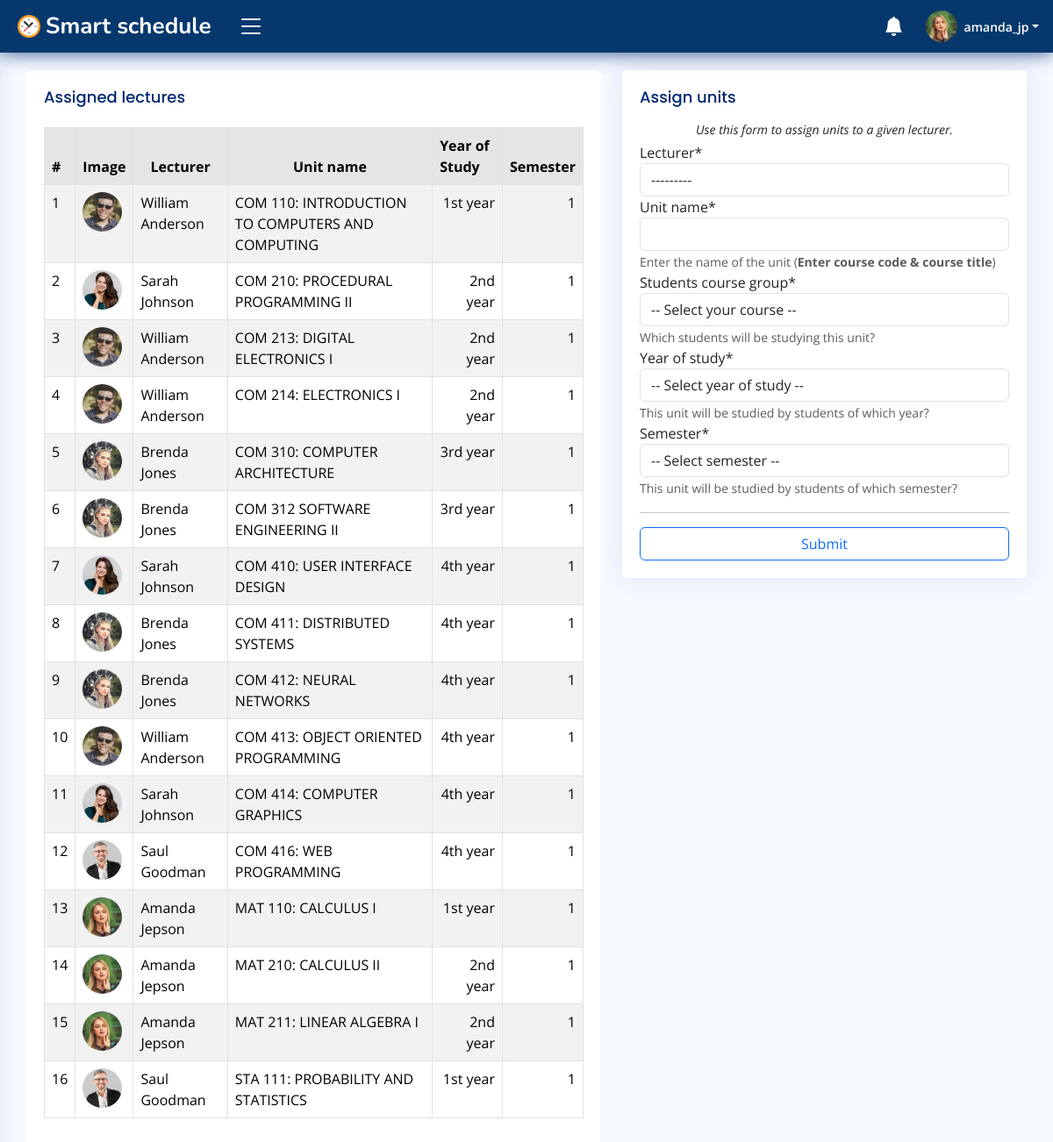
Screenshot of /campus/u/units/f667986cef464bc4a4553d79cf7ad0/book/ (signed in) with the database file from the repository.
### accounts/models.py (models this page shows, shortened)
class User(AbstractUser):
    id = models.CharField(max_length=30, primary_key=True, unique=True, editable=False)
    first_name = models.CharField(max_length=15, blank=False)
    last_name = models.CharField(max_length=15, blank=False)
    email = models.EmailField(unique=True)
    gender = models.CharField(max_length=7, blank=False)
    dob = models.DateField(null=True, blank=False, db_column='Date of Birth')
    age = models.PositiveIntegerField(default=0, editable=False)
    mobile_no = PhoneNumberField()
    profile_pic = models.ImageField(upload_to='Users/imgs/dps/', default='default.png')
    is_student = models.BooleanField(default=False)
    date_updated = models.DateTimeField(auto_now=True)
    REQUIRED_FIELDS = ['username']
    USERNAME_FIELD = 'email'
    def __str__(self) -> str:
        return self.username
    class Meta:
        ordering = ['username', 'first_name', 'last_name']

class Faculty(models.Model):
    id = models.CharField(max_length=30, primary_key=True, unique=True, editable=False)
    staff = models.OneToOneField(User, on_delete=models.CASCADE, editable=False)
    school = models.CharField(max_length=70, blank=False)
    department = models.CharField(max_length=40, blank=False)
    position = models.CharField(max_length=20, blank=False)
    date_created = models.DateTimeField(auto_now_add=True)
    date_updated = models.DateTimeField(auto_now=True)
    def __str__(self) -> str:
        return f'{self.staff}'
    class Meta:
        ordering = ['staff', 'school']
        verbose_name_plural = 'Faculty records'

### campus/models.py (models this page shows, shortened)
class BookedUnit(models.Model):
    id = models.CharField(max_length=30, primary_key=True, unique=True, editable=False)
    lecturer = models.ForeignKey(Faculty, on_delete=models.CASCADE)
    students_course = models.CharField(max_length=50, blank=False)
    course_name = models.CharField(max_length=80, blank=False)
    year_of_study = models.CharField(max_length=10, blank=False)
    semester = models.CharField(max_length=1, blank=False)
    booking_date = models.DateTimeField(auto_now_add=True)
    date_updated = models.DateTimeField(auto_now=True)
    class Meta:
        ordering = ['course_name', 'lecturer']
        verbose_name_plural = 'Booked units'

### campus/views.py (the view, shortened to what this page needs)
# urls.py: path('units/<str:staff_id>/book/', views.AssignUnitsforLecturersView.as_view(), name='assign_units'),
@method_decorator(login_required(login_url='login'), name='get')
@method_decorator(user_passes_test(lambda user: (user.is_staff is False or user.is_superuser is False) and user.is_student is False), name='get')
class AssignUnitsforLecturersView(View):
    form_class = LecturerUnitsBookingForm
    template_name = 'dashboard/faculty/book-units.html'
    def get(self, request, staff_id, *args, **kwargs):
        booked_units_QS = BookedUnit.objects.filter(lecturer__department=request.user.faculty.department)
        form = self.form_class()
        context = {
            'LecturersUnitsBookingForm': form,
            'booked_units': booked_units_QS
        }
        return render(request, self.template_name, context)

### campus/templates/dashboard/faculty/book-units.html (shortened to what this page needs)
{% extends 'dashboard/faculty/base.html' %}{% block title %}Assign units{% endblock %}
    {% load crispy_forms_tags %}
    {% block content %}
    <main id="main" class="main">
        <section class="section profile">
            <div class="row">
                <div class="col-xl-7 col-lg-7">
                    <div class="table-responsive">
                        <div class="card">
                            <div class="card-body">
                                <h5 class="card-title">Assigned lectures</h5>
                                <table class="table table-bordered table-striped">
                                    <thead>
                                        <tr class="table-active">
                                            <th>#</th>
                                            <th>Image</th>
                                            <th class="text-center">Lecturer</th>
                                            <th class="text-center">Unit name</th>
                                            <th>Year of Study</th>
                                            <th>Semester</th>
                                        </tr>
                                    </thead>
                                    <tbody>
                                        {% for unit in booked_units %}
                                        <tr>
                                            <td>{{ forloop.counter }}</td>
                                            <td><img class="rounded-circle" src="{{ unit.lecturer.staff.profile_pic.url }}" height="45px" width="45px" alt="dp"></td>
                                            <td>{{ unit.lecturer.staff.first_name|title }} {{ unit.lecturer.staff.last_name|title }}</td>
                                            <td>{{ unit.course_name }}</td>
                                            <td class="text-end">{{ unit.year_of_study }}</td>
                                            <td class="text-end">{{ unit.semester }}</td>
                                        </tr>
                                        {% endfor %}
                                    </tbody>
                                </table>
                            </div>
                        </div>
                    </div>
                </div>
                <div class="class col-xl-5 col-lg-5">
                    <div class="card">
                        <div class="card-body">
                            <h5 class="card-title mb-0">Assign units</h5>
                            <p class="small fst-italic text-center mt-0 mb-1">
                                Use this form to assign units to a given lecturer.
                            </p>
                            <form action="" method="post">
                                <div class="row">
                                    <div class="col-md-12">
                                        {{ LecturersUnitsBookingForm|crispy }}<hr>
                                    </div>
                                    <div class="d-grid gap-2">
                                        <button class="btn btn-outline-primary" type="submit">Submit</button>
                                    </div>
                                </div>
                            </form>
                        </div>
                    </div>
                </div>
            </div>
        </section>
    </main>
    {% endblock %}

### campus/templates/dashboard/faculty/base.html (shortened to what this page needs)
{% load static %}
<!DOCTYPE html>
<html lang="en">
<head>
    <link href="https://cdn.jsdelivr.net/npm/bootstrap@5.3.2/dist/css/bootstrap.min.css" rel="stylesheet">
    <link rel="stylesheet" href="https://cdn.jsdelivr.net/npm/bootstrap-icons@1.11.1/font/bootstrap-icons.css">
    <link rel="stylesheet" href="https://cdnjs.cloudflare.com/ajax/libs/fullcalendar/3.10.2/fullcalendar.min.css" />
    <link href="{% static 'css/styles.css' %}" rel="stylesheet">
</head>
<body>
    <header id="header" class="header fixed-top d-flex align-items-center">
        <div class="d-flex align-items-center justify-content-between">
            <a href="{% url 'faculty_homepage' %}" class="logo d-flex align-items-center">
                <img src="{% static 'img/logo/logo.png' %}" alt="logo">
                <span class="d-none d-lg-block text-white">Smart schedule</span>
            </a>
            <i class="bi bi-list toggle-sidebar-btn"></i>
        </div>
        <nav class="header-nav ms-auto">
            <ul class="d-flex align-items-center">
                <li class="nav-item dropdown">
                    <a class="nav-link nav-icon" href="#" data-bs-toggle="dropdown">
                        <i class="bi bi-bell-fill"></i>
                    </a>
                </li>
                <li class="nav-item dropdown pe-3">
                    <a class="nav-link nav-profile d-flex align-items-center pe-0" href="" data-bs-toggle="dropdown">
                        <img src="{{ request.user.profile_pic.url }}" alt="profile" class="rounded-circle">
                        <span class="d-none d-md-block dropdown-toggle ps-2">{{ request.user.username }}</span>
                    </a>
                </li>
            </ul>
        </nav>
    </header>
    {% block content %}
    {% endblock %}
</body>
</html>

### static/css/styles.css (style rules this page uses)
:root { scroll-behavior: smooth; }
body { font-family: "Open Sans", sans-serif; background: #f6f9ff; color: #444444; }
a { color: #4154f1; text-decoration: none; }
h1, h2, h3, h4, h5, h6 { font-family: "Nunito", sans-serif; }
#main { margin-top: 60px; padding: 20px 30px; transition: all 0.3s; }
.card { margin-bottom: 30px; border: none; border-radius: 5px; box-shadow: 0px 0 30px rgba(1, 41, 112, 0.1); }
.card-title { padding: 20px 0 15px 0; font-size: 18px; font-weight: 500; color: #012970; font-family: "Poppins", sans-serif; }
.card-body { padding: 0 20px 20px 20px; }
.logo { line-height: 1; }
@media (min-width: 1200px) { .logo { width: 240px; } }
.logo img { max-height: 26px; margin-right: 6px; }
.logo span { font-size: 26px; font-weight: 700; color: #012970; font-family: "Nunito", sans-serif; }
.header { transition: all 0.5s; z-index: 997; height: 60px; box-shadow: 0px 2px 20px rgba(1, 41, 112, 0.7); background-color: #07386d; padding-left: 20px; }
.header .toggle-sidebar-btn { font-size: 32px; padding-left: 10px; cursor: pointer; color: #fff; }
.header-nav ul { list-style: none; }
.header-nav>ul { margin: 0; padding: 0; }
.header-nav .nav-icon { font-size: 22px; color: #fff; margin-right: 25px; position: relative; }
.header-nav .nav-profile { color: #fff; }
.header-nav .nav-profile img { max-height: 36px; }
.header-nav .nav-profile span { font-size: 14px; font-weight: 600; }
@media (min-width: 1200px) { #main, #footer { margin-left: 300px; } }
@media (min-width: 1200px) { .toggle-sidebar #main, .toggle-sidebar #footer { margin-left: 0; } }

### rows the page displays
User: user.profile_pic (picture), user.username "amanda_jp"
BookedUnit: lecturer.staff.profile_pic (picture), lecturer.staff.first_name "William", lecturer.staff.last_name "Anderson", course_name "COM 110: INTRODUCTION TO COMPUTERS AND COMPUTING", year_of_study "1st year", semester "1"
BookedUnit: lecturer.staff.profile_pic (picture), lecturer.staff.first_name "Sarah", lecturer.staff.last_name "Johnson", course_name "COM 210: PROCEDURAL PROGRAMMING II", year_of_study "2nd year", semester "1"
BookedUnit: lecturer.staff.profile_pic (picture), lecturer.staff.first_name "William", lecturer.staff.last_name "Anderson", course_name "COM 213: DIGITAL ELECTRONICS I", year_of_study "2nd year", semester "1"
BookedUnit: lecturer.staff.profile_pic (picture), lecturer.staff.first_name "William", lecturer.staff.last_name "Anderson", course_name "COM 214: ELECTRONICS I", year_of_study "2nd year", semester "1"
BookedUnit: lecturer.staff.profile_pic (picture), lecturer.staff.first_name "Brenda", lecturer.staff.last_name "Jones", course_name "COM 310: COMPUTER ARCHITECTURE", year_of_study "3rd year", semester "1"
BookedUnit: lecturer.staff.profile_pic (picture), lecturer.staff.first_name "Brenda", lecturer.staff.last_name "Jones", course_name "COM 312 SOFTWARE ENGINEERING II", year_of_study "3rd year", semester "1"
BookedUnit: lecturer.staff.profile_pic (picture), lecturer.staff.first_name "Sarah", lecturer.staff.last_name "Johnson", course_name "COM 410: USER INTERFACE DESIGN", year_of_study "4th year", semester "1"
BookedUnit: lecturer.staff.profile_pic (picture), lecturer.staff.first_name "Brenda", lecturer.staff.last_name "Jones", course_name "COM 411: DISTRIBUTED SYSTEMS", year_of_study "4th year", semester "1"
BookedUnit: lecturer.staff.profile_pic (picture), lecturer.staff.first_name "Brenda", lecturer.staff.last_name "Jones", course_name "COM 412: NEURAL NETWORKS", year_of_study "4th year", semester "1"
BookedUnit: lecturer.staff.profile_pic (picture), lecturer.staff.first_name "William", lecturer.staff.last_name "Anderson", course_name "COM 413: OBJECT ORIENTED PROGRAMMING", year_of_study "4th year", semester "1"
BookedUnit: lecturer.staff.profile_pic (picture), lecturer.staff.first_name "Sarah", lecturer.staff.last_name "Johnson", course_name "COM 414: COMPUTER GRAPHICS", year_of_study "4th year", semester "1"
BookedUnit: lecturer.staff.profile_pic (picture), lecturer.staff.first_name "Saul", lecturer.staff.last_name "Goodman", course_name "COM 416: WEB PROGRAMMING", year_of_study "4th year", semester "1"
BookedUnit: lecturer.staff.profile_pic (picture), lecturer.staff.first_name "Amanda", lecturer.staff.last_name "Jepson", course_name "MAT 110: CALCULUS I", year_of_study "1st year", semester "1"
BookedUnit: lecturer.staff.profile_pic (picture), lecturer.staff.first_name "Amanda", lecturer.staff.last_name "Jepson", course_name "MAT 210: CALCULUS II", year_of_study "2nd year", semester "1"
BookedUnit: lecturer.staff.profile_pic (picture), lecturer.staff.first_name "Amanda", lecturer.staff.last_name "Jepson", course_name "MAT 211: LINEAR ALGEBRA I", year_of_study "2nd year", semester "1"
BookedUnit: lecturer.staff.profile_pic (picture), lecturer.staff.first_name "Saul", lecturer.staff.last_name "Goodman", course_name "STA 111: PROBABILITY AND STATISTICS", year_of_study "1st year", semester "1"
